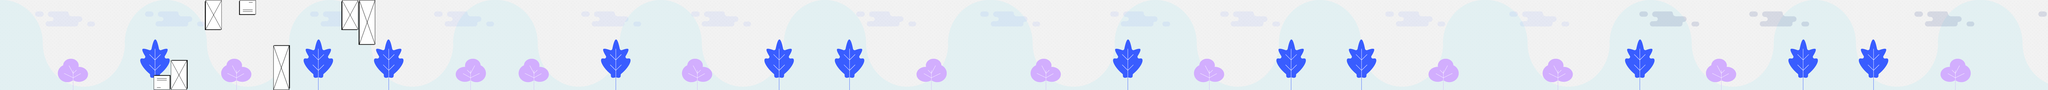

This is a level from a 2D game, rendered from its Tiled map with the project's own tilesets. A one-line summary and the complete map file follow:
An orthogonal 120x6 tile map with 68x60 px tiles, 4 tile layers (backLayer-2, clouds-1, tree-1, obstacles), 4 tilesets.

<map version="1.0" tiledversion="1.1.6" orientation="orthogonal" renderorder="right-down" width="120" height="6" tilewidth="68" tileheight="60" infinite="0" nextobjectid="1">
 <tileset firstgid="1" name="backLayer-2" tilewidth="1972" tileheight="360" tilecount="1" columns="1">
  <image source="../assets/enviroment/backLayer-2.png" width="1972" height="360" />
 </tileset>
 <tileset firstgid="2" name="clouds-1" tilewidth="1972" tileheight="120" tilecount="1" columns="1">
  <image source="../assets/enviroment/clouds-1.png" width="1972" height="120" />
 </tileset>
 <tileset firstgid="3" source="tree-1.tsx" />
 <tileset firstgid="4" source="box-tiles.tsx" />
 <layer name="backLayer-2" width="120" height="6">
  <data encoding="csv">
0,0,0,0,0,0,0,0,0,0,0,0,0,0,0,0,0,0,0,0,0,0,0,0,0,0,0,0,0,0,0,0,0,0,0,0,0,0,0,0,0,0,0,0,0,0,0,0,0,0,0,0,0,0,0,0,0,0,0,0,0,0,0,0,0,0,0,0,0,0,0,0,0,0,0,0,0,0,0,0,0,0,0,0,0,0,0,0,0,0,0,0,0,0,0,0,0,0,0,0,0,0,0,0,0,0,0,0,0,0,0,0,0,0,0,0,0,0,0,0,
0,0,0,0,0,0,0,0,0,0,0,0,0,0,0,0,0,0,0,0,0,0,0,0,0,0,0,0,0,0,0,0,0,0,0,0,0,0,0,0,0,0,0,0,0,0,0,0,0,0,0,0,0,0,0,0,0,0,0,0,0,0,0,0,0,0,0,0,0,0,0,0,0,0,0,0,0,0,0,0,0,0,0,0,0,0,0,0,0,0,0,0,0,0,0,0,0,0,0,0,0,0,0,0,0,0,0,0,0,0,0,0,0,0,0,0,0,0,0,0,
0,0,0,0,0,0,0,0,0,0,0,0,0,0,0,0,0,0,0,0,0,0,0,0,0,0,0,0,0,0,0,0,0,0,0,0,0,0,0,0,0,0,0,0,0,0,0,0,0,0,0,0,0,0,0,0,0,0,0,0,0,0,0,0,0,0,0,0,0,0,0,0,0,0,0,0,0,0,0,0,0,0,0,0,0,0,0,0,0,0,0,0,0,0,0,0,0,0,0,0,0,0,0,0,0,0,0,0,0,0,0,0,0,0,0,0,0,0,0,0,
0,0,0,0,0,0,0,0,0,0,0,0,0,0,0,0,0,0,0,0,0,0,0,0,0,0,0,0,0,0,0,0,0,0,0,0,0,0,0,0,0,0,0,0,0,0,0,0,0,0,0,0,0,0,0,0,0,0,0,0,0,0,0,0,0,0,0,0,0,0,0,0,0,0,0,0,0,0,0,0,0,0,0,0,0,0,0,0,0,0,0,0,0,0,0,0,0,0,0,0,0,0,0,0,0,0,0,0,0,0,0,0,0,0,0,0,0,0,0,0,
0,0,0,0,0,0,0,0,0,0,0,0,0,0,0,0,0,0,0,0,0,0,0,0,0,0,0,0,0,0,0,0,0,0,0,0,0,0,0,0,0,0,0,0,0,0,0,0,0,0,0,0,0,0,0,0,0,0,0,0,0,0,0,0,0,0,0,0,0,0,0,0,0,0,0,0,0,0,0,0,0,0,0,0,0,0,0,0,0,0,0,0,0,0,0,0,0,0,0,0,0,0,0,0,0,0,0,0,0,0,0,0,0,0,0,0,0,0,0,0,
1,0,0,0,0,0,0,0,0,0,0,0,0,0,0,0,0,0,0,0,0,0,0,0,0,0,0,0,0,1,0,0,0,0,0,0,0,0,0,0,0,0,0,0,0,0,0,0,0,0,0,0,0,0,0,0,0,0,1,0,0,0,0,0,0,0,0,0,0,0,0,0,0,0,0,0,0,0,0,0,0,0,0,0,0,0,0,1,0,0,0,0,0,0,0,0,0,0,0,0,0,0,0,0,0,0,0,0,0,0,0,0,0,0,0,0,1,0,0,0
</data>
 </layer>
 <layer name="clouds-1" width="120" height="6">
  <data encoding="csv">
0,0,0,0,0,0,0,0,0,0,0,0,0,0,0,0,0,0,0,0,0,0,0,0,0,0,0,0,0,0,0,0,0,0,0,0,0,0,0,0,0,0,0,0,0,0,0,0,0,0,0,0,0,0,0,0,0,0,0,0,0,0,0,0,0,0,0,0,0,0,0,0,0,0,0,0,0,0,0,0,0,0,0,0,0,0,0,0,0,0,0,0,0,0,0,0,0,0,0,0,0,0,0,0,0,0,0,0,0,0,0,0,0,0,0,0,0,0,0,0,
0,2,0,0,0,0,0,0,0,0,0,0,0,0,0,0,0,0,0,0,0,0,0,0,0,0,0,0,0,0,0,0,0,2,0,0,0,0,0,0,0,0,0,0,0,0,0,0,0,0,0,0,0,0,0,0,0,0,0,0,0,0,0,0,2,0,0,0,0,0,0,0,0,0,0,0,0,0,0,0,0,0,0,0,0,0,0,0,0,0,0,0,0,0,0,2,0,0,0,0,0,0,0,0,0,0,0,0,0,0,0,0,0,0,0,0,0,0,0,0,
0,0,0,0,0,0,0,0,0,0,0,0,0,0,0,0,0,0,0,0,0,0,0,0,0,0,0,0,0,0,0,0,0,0,0,0,0,0,0,0,0,0,0,0,0,0,0,0,0,0,0,0,0,0,0,0,0,0,0,0,0,0,0,0,0,0,0,0,0,0,0,0,0,0,0,0,0,0,0,0,0,0,0,0,0,0,0,0,0,0,0,0,0,0,0,0,0,0,0,0,0,0,0,0,0,0,0,0,0,0,0,0,0,0,0,0,0,0,0,0,
0,0,0,0,0,0,0,0,0,0,0,0,0,0,0,0,0,0,0,0,0,0,0,0,0,0,0,0,0,0,0,0,0,0,0,0,0,0,0,0,0,0,0,0,0,0,0,0,0,0,0,0,0,0,0,0,0,0,0,0,0,0,0,0,0,0,0,0,0,0,0,0,0,0,0,0,0,0,0,0,0,0,0,0,0,0,0,0,0,0,0,0,0,0,0,0,0,0,0,0,0,0,0,0,0,0,0,0,0,0,0,0,0,0,0,0,0,0,0,0,
0,0,0,0,0,0,0,0,0,0,0,0,0,0,0,0,0,0,0,0,0,0,0,0,0,0,0,0,0,0,0,0,0,0,0,0,0,0,0,0,0,0,0,0,0,0,0,0,0,0,0,0,0,0,0,0,0,0,0,0,0,0,0,0,0,0,0,0,0,0,0,0,0,0,0,0,0,0,0,0,0,0,0,0,0,0,0,0,0,0,0,0,0,0,0,0,0,0,0,0,0,0,0,0,0,0,0,0,0,0,0,0,0,0,0,0,0,0,0,0,
0,0,0,0,0,0,0,0,0,0,0,0,0,0,0,0,0,0,0,0,0,0,0,0,0,0,0,0,0,0,0,0,0,0,0,0,0,0,0,0,0,0,0,0,0,0,0,0,0,0,0,0,0,0,0,0,0,0,0,0,0,0,0,0,0,0,0,0,0,0,0,0,0,0,0,0,0,0,0,0,0,0,0,0,0,0,0,0,0,0,0,0,0,0,0,0,0,0,0,0,0,0,0,0,0,0,0,0,0,0,0,0,0,0,0,0,0,0,0,0
</data>
 </layer>
 <layer name="tree-1" width="120" height="6">
  <data encoding="csv">
0,0,0,0,0,0,0,0,0,0,0,0,0,0,0,0,0,0,0,0,0,0,0,0,0,0,0,0,0,0,0,0,0,0,0,0,0,0,0,0,0,0,0,0,0,0,0,0,0,0,0,0,0,0,0,0,0,0,0,0,0,0,0,0,0,0,0,0,0,0,0,0,0,0,0,0,0,0,0,0,0,0,0,0,0,0,0,0,0,0,0,0,0,0,0,0,0,0,0,0,0,0,0,0,0,0,0,0,0,0,0,0,0,0,0,0,0,0,0,0,
0,0,0,0,0,0,0,0,0,0,0,0,0,0,0,0,0,0,0,0,0,0,0,0,0,0,0,0,0,0,0,0,0,0,0,0,0,0,0,0,0,0,0,0,0,0,0,0,0,0,0,0,0,0,0,0,0,0,0,0,0,0,0,0,0,0,0,0,0,0,0,0,0,0,0,0,0,0,0,0,0,0,0,0,0,0,0,0,0,0,0,0,0,0,0,0,0,0,0,0,0,0,0,0,0,0,0,0,0,0,0,0,0,0,0,0,0,0,0,0,
0,0,0,0,0,0,0,0,0,0,0,0,0,0,0,0,0,0,0,0,0,0,0,0,0,0,0,0,0,0,0,0,0,0,0,0,0,0,0,0,0,0,0,0,0,0,0,0,0,0,0,0,0,0,0,0,0,0,0,0,0,0,0,0,0,0,0,0,0,0,0,0,0,0,0,0,0,0,0,0,0,0,0,0,0,0,0,0,0,0,0,0,0,0,0,0,0,0,0,0,0,0,0,0,0,0,0,0,0,0,0,0,0,0,0,0,0,0,0,0,
0,0,0,0,0,0,0,0,0,0,0,0,0,0,0,0,0,0,0,0,0,0,0,0,0,0,0,0,0,0,0,0,0,0,0,0,0,0,0,0,0,0,0,0,0,0,0,0,0,0,0,0,0,0,0,0,0,0,0,0,0,0,0,0,0,0,0,0,0,0,0,0,0,0,0,0,0,0,0,0,0,0,0,0,0,0,0,0,0,0,0,0,0,0,0,0,0,0,0,0,0,0,0,0,0,0,0,0,0,0,0,0,0,0,0,0,0,0,0,0,
0,0,0,0,0,0,0,0,0,0,0,0,0,0,0,0,0,0,0,0,0,0,0,0,0,0,0,0,0,0,0,0,0,0,0,0,0,0,0,0,0,0,0,0,0,0,0,0,0,0,0,0,0,0,0,0,0,0,0,0,0,0,0,0,0,0,0,0,0,0,0,0,0,0,0,0,0,0,0,0,0,0,0,0,0,0,0,0,0,0,0,0,0,0,0,0,0,0,0,0,0,0,0,0,0,0,0,0,0,0,0,0,0,0,0,0,0,0,0,0,
3,0,0,0,0,0,0,0,0,0,0,0,0,0,0,0,0,0,0,0,0,0,0,0,0,0,0,3,0,0,0,0,0,0,0,0,0,0,0,0,0,0,0,0,0,0,0,0,0,0,0,0,0,0,0,0,0,3,0,0,0,0,0,0,0,0,0,0,0,0,0,0,0,0,0,0,0,0,0,0,0,0,0,0,0,0,0,3,0,0,0,0,0,0,0,0,0,0,0,0,0,0,0,0,0,0,0,0,0,0,0,0,0,0,0,0,0,0,0,0
</data>
 </layer>
 <layer name="obstacles" width="120" height="6">
  <data encoding="csv">
0,0,0,0,0,0,0,0,0,0,0,0,11,0,15,0,0,0,0,0,11,6,0,0,0,0,0,0,0,0,0,0,0,0,0,0,0,0,0,0,0,0,0,0,0,0,0,0,0,0,0,0,0,0,0,0,0,0,0,0,0,0,0,0,0,0,0,0,0,0,0,0,0,0,0,0,0,0,0,0,0,0,0,0,0,0,0,0,0,0,0,0,0,0,0,0,0,0,0,0,0,0,0,0,0,0,0,0,0,0,0,0,0,0,0,0,0,0,0,0,
0,0,0,0,0,0,0,0,0,0,0,0,14,0,0,0,0,0,0,0,14,9,0,0,0,0,0,0,0,0,0,0,0,0,0,0,0,0,0,0,0,0,0,0,0,0,0,0,0,0,0,0,0,0,0,0,0,0,0,0,0,0,0,0,0,0,0,0,0,0,0,0,0,0,0,0,0,0,0,0,0,0,0,0,0,0,0,0,0,0,0,0,0,0,0,0,0,0,0,0,0,0,0,0,0,0,0,0,0,0,0,0,0,0,0,0,0,0,0,0,
0,0,0,0,0,0,0,0,0,0,0,0,0,0,0,0,0,0,0,0,0,12,0,0,0,0,0,0,0,0,0,0,0,0,0,0,0,0,0,0,0,0,0,0,0,0,0,0,0,0,0,0,0,0,0,0,0,0,0,0,0,0,0,0,0,0,0,0,0,0,0,0,0,0,0,0,0,0,0,0,0,0,0,0,0,0,0,0,0,0,0,0,0,0,0,0,0,0,0,0,0,0,0,0,0,0,0,0,0,0,0,0,0,0,0,0,0,0,0,0,
0,0,0,0,0,0,0,0,0,0,0,0,0,0,0,0,7,0,0,0,0,0,0,0,0,0,0,0,0,0,0,0,0,0,0,0,0,0,0,0,0,0,0,0,0,0,0,0,0,0,0,0,0,0,0,0,0,0,0,0,0,0,0,0,0,0,0,0,0,0,0,0,0,0,0,0,0,0,0,0,0,0,0,0,0,0,0,0,0,0,0,0,0,0,0,0,0,0,0,0,0,0,0,0,0,0,0,0,0,0,0,0,0,0,0,0,0,0,0,0,
0,0,0,0,0,0,0,0,0,0,5,0,0,0,0,0,10,0,0,0,0,0,0,0,0,0,0,0,0,0,0,0,0,0,0,0,0,0,0,0,0,0,0,0,0,0,0,0,0,0,0,0,0,0,0,0,0,0,0,0,0,0,0,0,0,0,0,0,0,0,0,0,0,0,0,0,0,0,0,0,0,0,0,0,0,0,0,0,0,0,0,0,0,0,0,0,0,0,0,0,0,0,0,0,0,0,0,0,0,0,0,0,0,0,0,0,0,0,0,0,
0,0,0,0,0,0,0,0,0,4,8,0,0,0,0,0,13,0,0,0,0,0,0,0,0,0,0,0,0,0,0,0,0,0,0,0,0,0,0,0,0,0,0,0,0,0,0,0,0,0,0,0,0,0,0,0,0,0,0,0,0,0,0,0,0,0,0,0,0,0,0,0,0,0,0,0,0,0,0,0,0,0,0,0,0,0,0,0,0,0,0,0,0,0,0,0,0,0,0,0,0,0,0,0,0,0,0,0,0,0,0,0,0,0,0,0,0,0,0,0
</data>
 </layer>
</map>